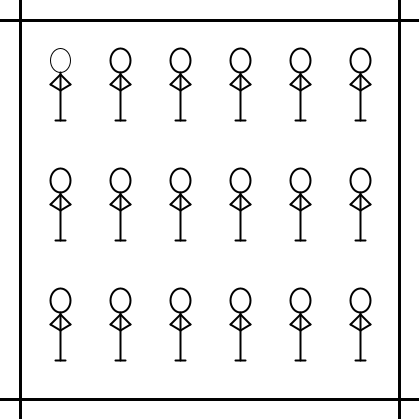
Frame 1 (no input)
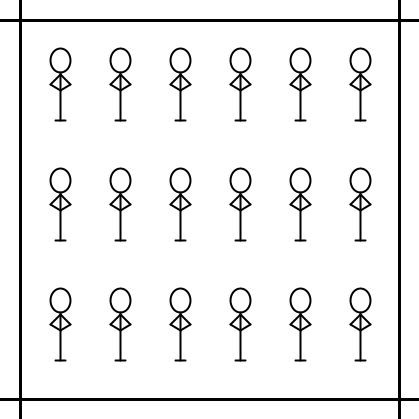
Frame 60 (the mouse pressed at the canvas centre just before this capture)
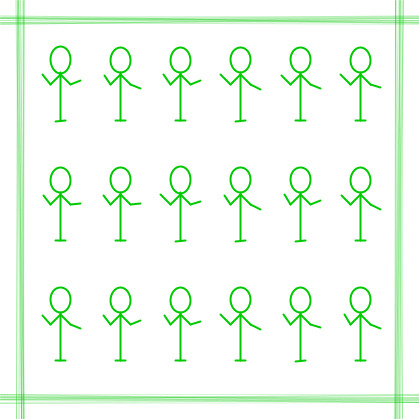
Frame 120 (the mouse held since frame 60 and released just before this capture)

The Processing sketch that drew these frames (run headless with seeded random() and noise(); from frame 60 on, the mouse is pressed at the canvas centre):

// Processing sketch: processing_41119
// ── processing_41119.pde

void setup() {
  size(419, 419);
  smooth();
}
void draw() {
  //stand
  background(255);
  if (mousePressed) { 
    noStroke();
    fill(255);
    rect(0, 0, width, height);
    stroke(0,200,0);
    for (int x = 60; x <= width; x = x+60) {
      for (int y = 60; y <= height; y = y+120) {
        ellipse(x, y, 20, 24+random(3));
        strokeWeight(2);
        //body
        line(x, y+12, x, y+60);
        //feet
        line(x-5, y+60+random(2), x+5, y+60);
        //left arm
        line(x, y+14, x-10, y+24);
        line(x-10, y+24, x-20  +random(5), y+14 +random(2));
        //right arm
        line(x, y+14, x+10, y+24);
        line(x + 20, y+30 -random(10), x+10, y+24);
        //music
        strokeWeight(1);
        stroke(0,200,0,40);
        //sopra
        line(0,15+random(10),width,15+random(10));
        //sx
         line(15+random(10),0,15+random(10),height);
         //sotto
          line(0,height-15-random(10),width,height-15-random(10));
          //dx
           line(width-15-random(10),0,width-15-random(10),height);
        strokeWeight(2);
        stroke(0,200,0);
      }
    }
  }
  else {
    for (int x = 60; x <= width; x = x+60) {
      for (int y = 60; y <= height; y = y+120) {
        ellipse(x, y, 20, 24);
        strokeWeight(2);
        stroke(0);
        line(x, y+12, x, y+60);
        line(x-5, y+60, x+5, y+60);
        line(x, y+14, x-10, y+24);
        line(x, y+30, x-10, y+24);
        line(x, y+14, x+10, y+24);
        line(x, y+30, x+10, y+24);
        line(0,20,width,20);
        line(20,0,20,height);
        line(0,height-20,width,height-20);
        line(width-20,0,width-20,height);
      }
    }
  }
}
